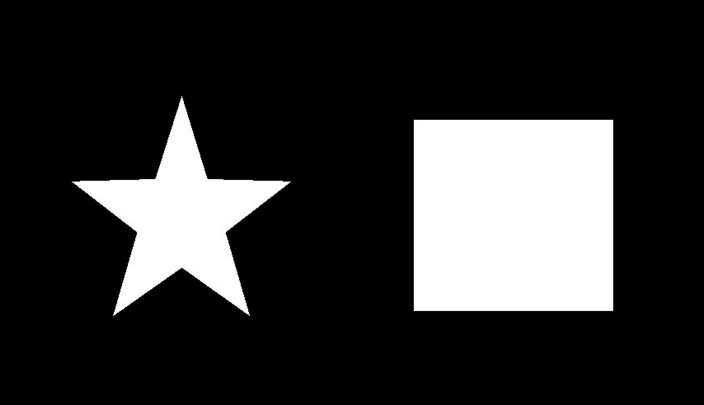
#> input picture ImageProcessing_8/contour.jpg, 704 x 405 px
$ python drawContours_practice.py
#> lines starting #> are read from the running program, lines starting #| are printed output that depends on the picture; after the words box and inside, x2 and y2 are one past the last pixel; in counts of white or black regions, pixels touching at a corner belong together
#_*_coding:utf-8_*_
import cv2
import numpy as np

img_path = 'contour.jpg'
img = cv2.imread(img_path)
#> img is the input picture: shape (405, 704, 3); min 0, max 255, mean 48.8
img1 = img.copy()
img2 = img.copy()
img3 = img.copy()
imgray = cv2.cvtColor(img, cv2.COLOR_BGR2GRAY)
_, thresh = cv2.threshold(imgray, 127, 255, cv2.THRESH_BINARY)
#> thresh: shape (405, 704); 19.1% white; 2 white regions
contours, hierarchy= cv2.findContours(thresh, cv2.RETR_TREE, cv2.CHAIN_APPROX_SIMPLE)
#> contours = 2 contours; box (x1, y1, x2, y2) and area: (414, 120, 613, 311) 37620, (73, 96, 290, 316) 16070

# 绘制独立轮廓，如第四个轮廓
img1 = cv2.drawContours(img1, contours, -1, (0, 255, 0), 3)
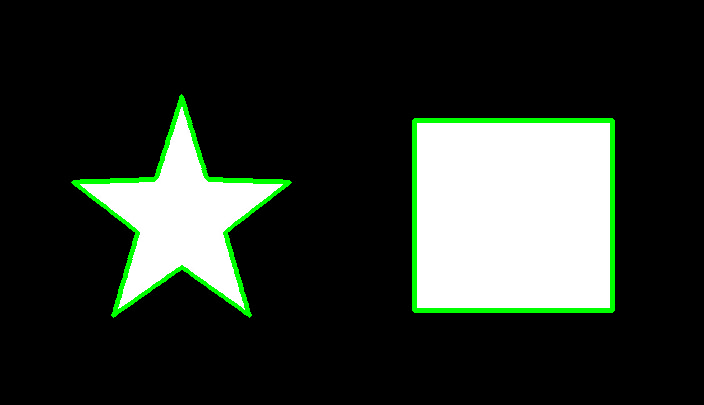
#> img1: shape (405, 704, 3); 2.67% of pixels changed, all inside (x1, y1, x2, y2) = (71, 94, 615, 318)
# 如果指定绘制几个轮廓（确保数量在轮廓总数里面），就会只绘制指定数量的轮廓
img2 = cv2.drawContours(img2, contours, 1, (0, 255, 0), 3)
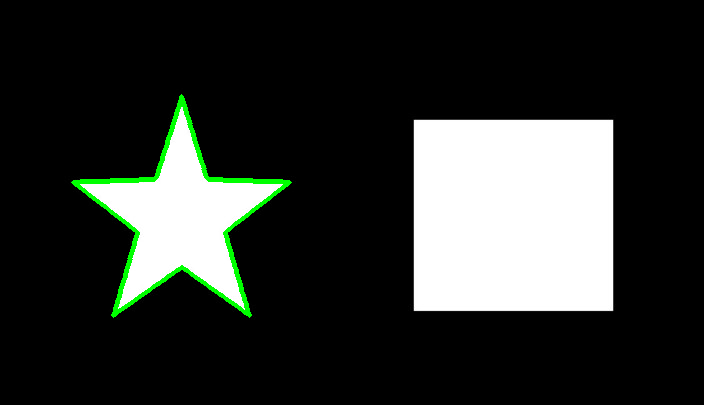
#> img2: shape (405, 704, 3); 1.31% of pixels changed, all inside (x1, y1, x2, y2) = (71, 94, 292, 318)
img3 = cv2.drawContours(img3, contours, 0, (0, 255, 0), 3)
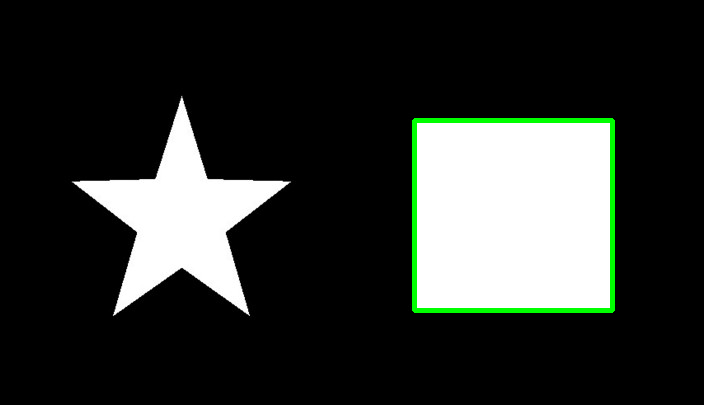
#> img3: shape (405, 704, 3); 1.36% of pixels changed, all inside (x1, y1, x2, y2) = (412, 118, 615, 313)

res = np.hstack((img, img1, img2))
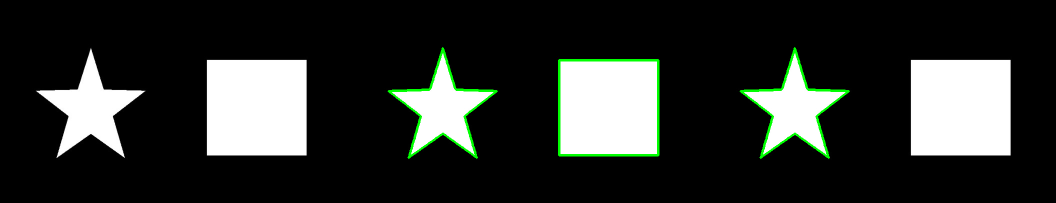
#> res: shape (405, 2112, 3) (shown at 1/2 size); mean B, G, R 46.8, 50.2, 46.8
cv2.imshow('img', img3)
cv2.waitKey(0)
cv2.destroyAllWindows()
